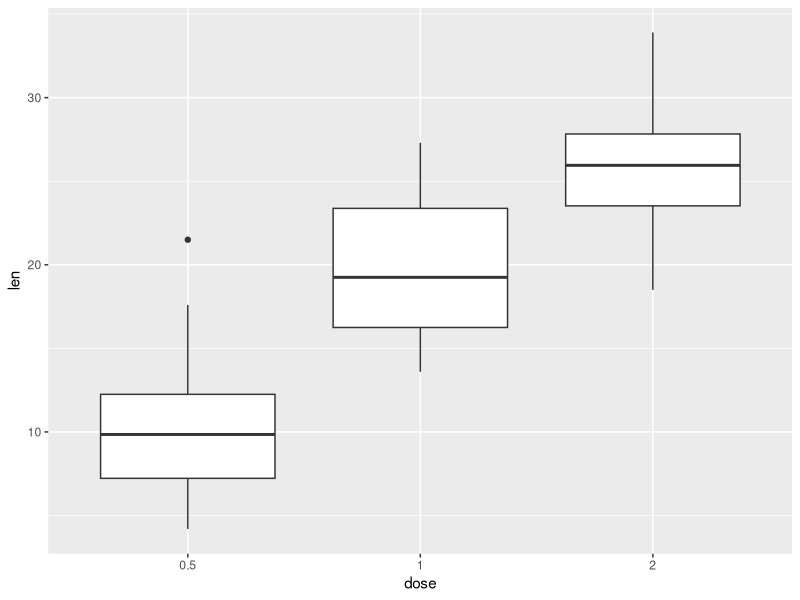
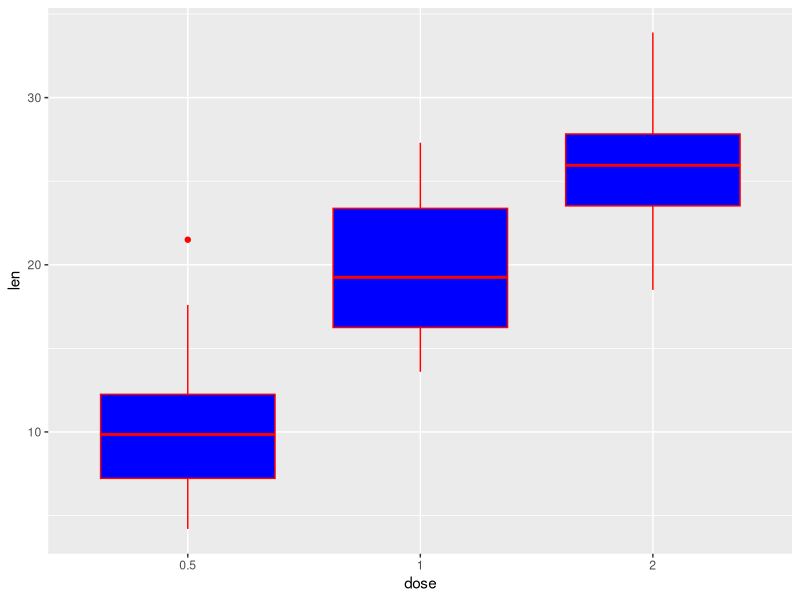
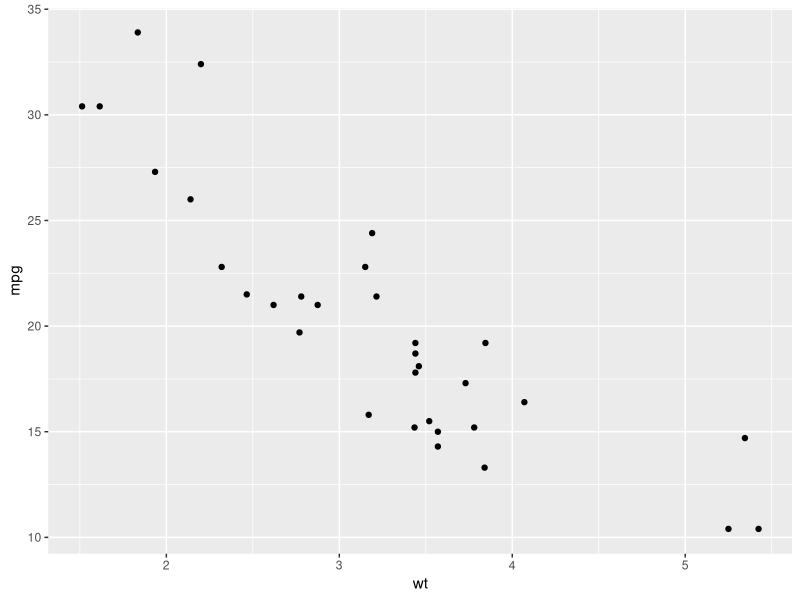
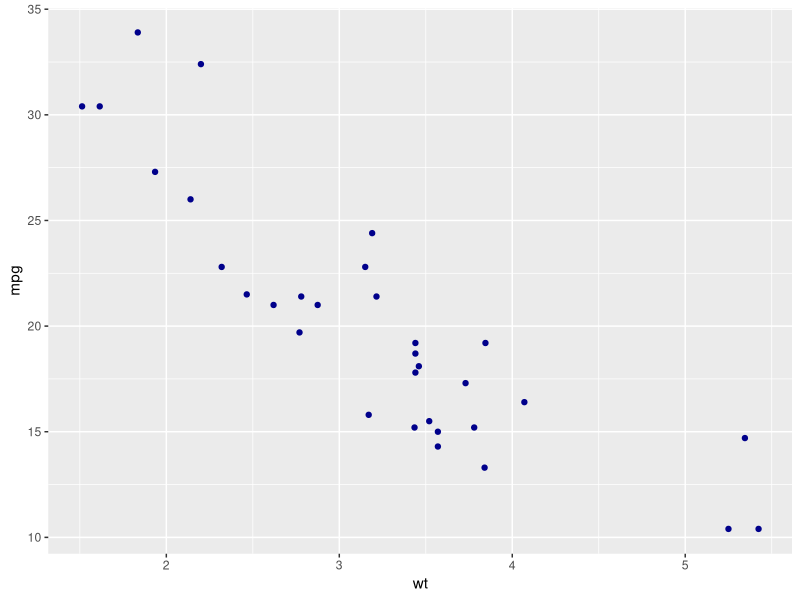

The R script that drew these images, in order:
data(ToothGrowth)
data(mtcars)

# Convert dose and cyl columns from numeric to factor variables
ToothGrowth$dose <- as.factor(ToothGrowth$dose)
mtcars$cyl <- as.factor(mtcars$cyl)
head(ToothGrowth)
head(mtcars)

library(ggplot2)
# Box plot
ggplot(ToothGrowth, aes(x=dose, y=len)) + geom_boxplot()

ggplot(ToothGrowth, aes(x=dose, y=len)) +
  geom_boxplot(fill='blue', color="red")
# scatter plot
ggplot(mtcars, aes(x=wt, y=mpg)) + geom_point()

ggplot(mtcars, aes(x=wt, y=mpg)) + 
  geom_point(color='darkblue')
